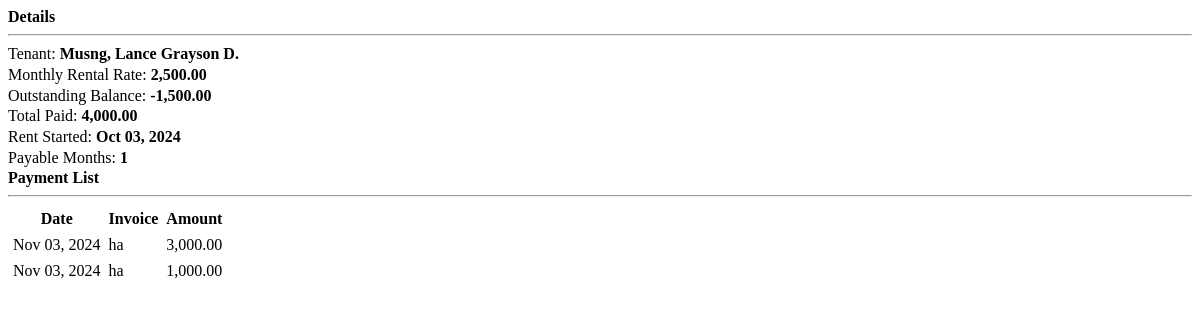
The app's page /view_payment.php?id=3, older data.
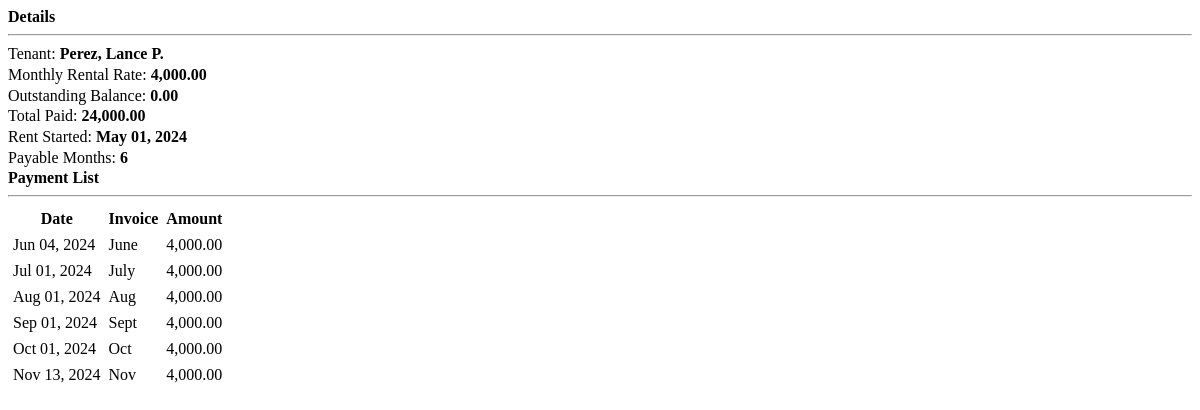
The same page, newer data.
### tables this page shows
CREATE TABLE `payments` (
  `id` int(30) NOT NULL,
  `tenant_id` int(30) NOT NULL,
  `amount` float NOT NULL,
  `invoice` varchar(50) NOT NULL,
  `date_created` datetime NOT NULL DEFAULT current_timestamp()
);

### view_payment.php (the view, shortened to what this page needs)
<?php include 'db_connect.php' ?>
<?php
$months = abs(strtotime(date('Y-m-d')." 23:59:59") - strtotime($date_in." 23:59:59"));
$months = floor(($months) / (30*60*60*24));
$payable = $price * $months;
$paid = $conn->query("SELECT SUM(amount) as paid FROM payments where tenant_id =".$_GET['id']);
$paid = $paid->num_rows > 0 ? $paid->fetch_array()['paid'] : 0;
$outstanding = $payable - $paid;
?>
<div class="container-fluid">
	<div class="col-lg-12">
		<div class="row">
			<div class="col-md-4">
				<div id="details">
					<large><b>Details</b></large>
					<hr>
					<p>Tenant: <b><?php echo ucwords($name) ?></b></p>
					<p>Monthly Rental Rate: <b><?php echo number_format($price,2) ?></b></p>
					<p>Outstanding Balance: <b><?php echo number_format($outstanding,2) ?></b></p>
					<p>Total Paid: <b><?php echo number_format($paid,2) ?></b></p>
					<p>Rent Started: <b><?php echo date("M d, Y",strtotime($date_in)) ?></b></p>
					<p>Payable Months: <b><?php echo $months ?></b></p>
				</div>
			</div>
			<div class="col-md-8">
				<large><b>Payment List</b></large>
					<hr>
				<table class="table table-condensed table-striped">
					<thead>
						<tr>
							<th>Date</th>
							<th>Invoice</th>
							<th>Amount</th>
						</tr>
					</thead>
					<tbody>
						<?php
						$payments = $conn->query("SELECT * FROM payments where tenant_id = $id");
						if($payments->num_rows > 0):
						while($row=$payments->fetch_assoc()):
						?>
					<tr>
						<td><?php echo date("M d, Y",strtotime($row['date_created'])) ?></td>
						<td><?php echo $row['invoice'] ?></td>
						<td class='text-right'><?php echo number_format($row['amount'],2) ?></td>
					</tr>
					<?php endwhile; ?>
					<?php else: ?>
					<?php endif; ?>
					</tbody>
				</table>
			</div>
		</div>
	</div>
</div>

### view_payment.php (style rules this page uses)
#details p { margin: unset; padding: unset; line-height: 1.3em; }
td, th { padding: 3px !important; }

Row changes from the older to the newer data that the page shows:
removed payments: date_created "Nov 03, 2024", invoice "ha", amount "3,000.00"
removed payments: date_created "Nov 03, 2024", invoice "ha", amount "1,000.00"
added payments: date_created "Jun 04, 2024", invoice "June", amount "4,000.00"
added payments: date_created "Jul 01, 2024", invoice "July", amount "4,000.00"
added payments: date_created "Aug 01, 2024", invoice "Aug", amount "4,000.00"
added payments: date_created "Sep 01, 2024", invoice "Sept", amount "4,000.00"
added payments: date_created "Oct 01, 2024", invoice "Oct", amount "4,000.00"
added payments: date_created "Nov 13, 2024", invoice "Nov", amount "4,000.00"
Text that changed along with them:
$name: "Musng, Lance Grayson D." → "Perez, Lance P."
$price: "2,500.00" → "4,000.00"
$outstanding: "-1,500.00" → "0.00"
$paid: "4,000.00" → "24,000.00"
date("M d, Y",strtotime($date_in)): "Oct 03, 2024" → "May 01, 2024"
$months: "1" → "6"
